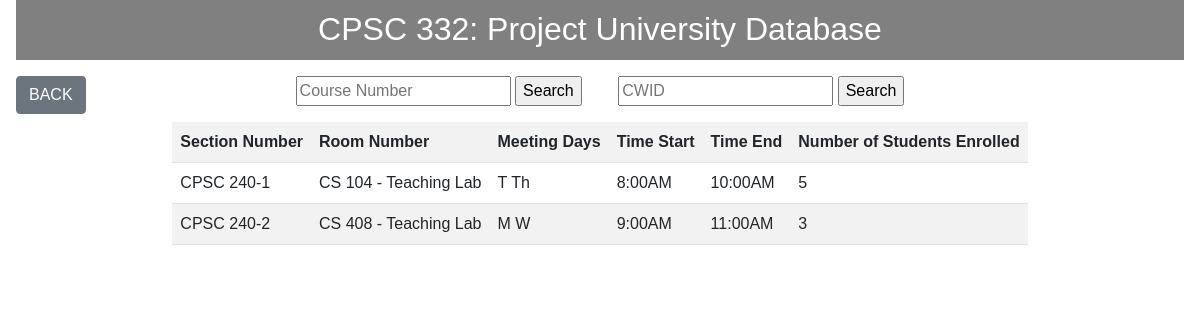
Page /inc/student.php?courseNum=0240 on the committed database.
### tables this page shows
CREATE TABLE Section(
SNumber varchar(10),
SName varchar(100),
RoomNumber varchar(30),
SeatNumber varchar(10),
Meetdays varchar(50),   
TimeStart varchar(10),
TimeEnd varchar(10),
PSSN varchar(10),
CourseNumber varchar(10),
PRIMARY KEY (SNumber),
FOREIGN KEY (PSSN) REFERENCES Professor(SSN),
FOREIGN KEY (CourseNumber) REFERENCES Course(CNumber)
);

### inc/student.php (the view, shortened to what this page needs)
<?php include '../config/database.php';
    include '../inc/header.php';
    echo '<a style="position:absolute;" href="../index.php">
        <button class="btn btn-secondary">BACK</button></a>
        <div class="student-search-box">
            <form class="student-search-form" action="" method="get">
                <input type="text" placeholder="Course Number" name="courseNum">
                <input type="submit" value="Search">
            </form>
            <form class="student-search-form" action="" method="get">
                <input type="text" placeholder="CWID" name="cwid">
                <input type="submit" value="Search">
            </form>
        </div>';
    if(!empty($_GET["courseNum"]))
    {
        $courseNumber = $_GET["courseNum"];
        $courseSection = "SELECT s.SNumber, s.RoomNumber, s.Meetdays, s.TimeStart, s.TimeEnd
                    FROM section s, course c
                    WHERE c.CNumber = '$courseNumber' AND s.CourseNumber = c.CNumber;";
        $result = mysqli_query($conn, $courseSection);
        if($result->num_rows > 0)
        {
            echo '<table class="table table-striped">
            <tr>
            <th>Section Number</th>
            <th>Room Number</th>
            <th>Meeting Days</th>
            <th>Time Start</th>
            <th>Time End</th>
            <th>Number of Students Enrolled</th>';
            while($row = mysqli_fetch_array($result))
            {
                echo "<tr>";
                echo "<td>" . $row['SNumber'] . "</td>";
                echo "<td>" . $row['RoomNumber'] . "</td>";
                echo "<td>" . $row['Meetdays'] . "</td>";
                echo "<td>" . $row['TimeStart'] . "</td>";
                echo "<td>" . $row['TimeEnd'] . "</td>";
                $SectionNumber = $row['SNumber'];
                $studentNum = "SELECT COUNT(e.CourseSection) as numOfStudent
                        FROM section s, enrollment e
                        WHERE s.SNumber = '$SectionNumber' AND s.SNumber = e.CourseSection;";
                $mysql_studentNum = mysqli_query($conn, $studentNum);
                $studentNum_Result = mysqli_fetch_array($mysql_studentNum);
                echo "<td>" . $studentNum_Result['numOfStudent'] . "</td>";
                echo "</tr>";
            }
        }
        else
            echo '<br><h4 style="text-align:center;">There is no Data Based on Input!<h4>';
    }
?>

### inc/style.css (style rules this page uses)
.table { width:auto; white-space:nowrap; margin-top:1rem; margin-left:auto; margin-right:auto; }
.student-search-box { width: 100%; text-align: center; }
.student-search-form { width: 10rem; display: inline; margin-left: 1rem; margin-right: 1rem; }

### rows in the picture
section: SNumber "CPSC 240-1", RoomNumber "CS 104 - Teaching Lab", Meetdays "T Th", TimeStart "8:00AM", TimeEnd "10:00AM", numOfStudent "5"
section: SNumber "CPSC 240-2", RoomNumber "CS 408 - Teaching Lab", Meetdays "M W", TimeStart "9:00AM", TimeEnd "11:00AM", numOfStudent "3"
